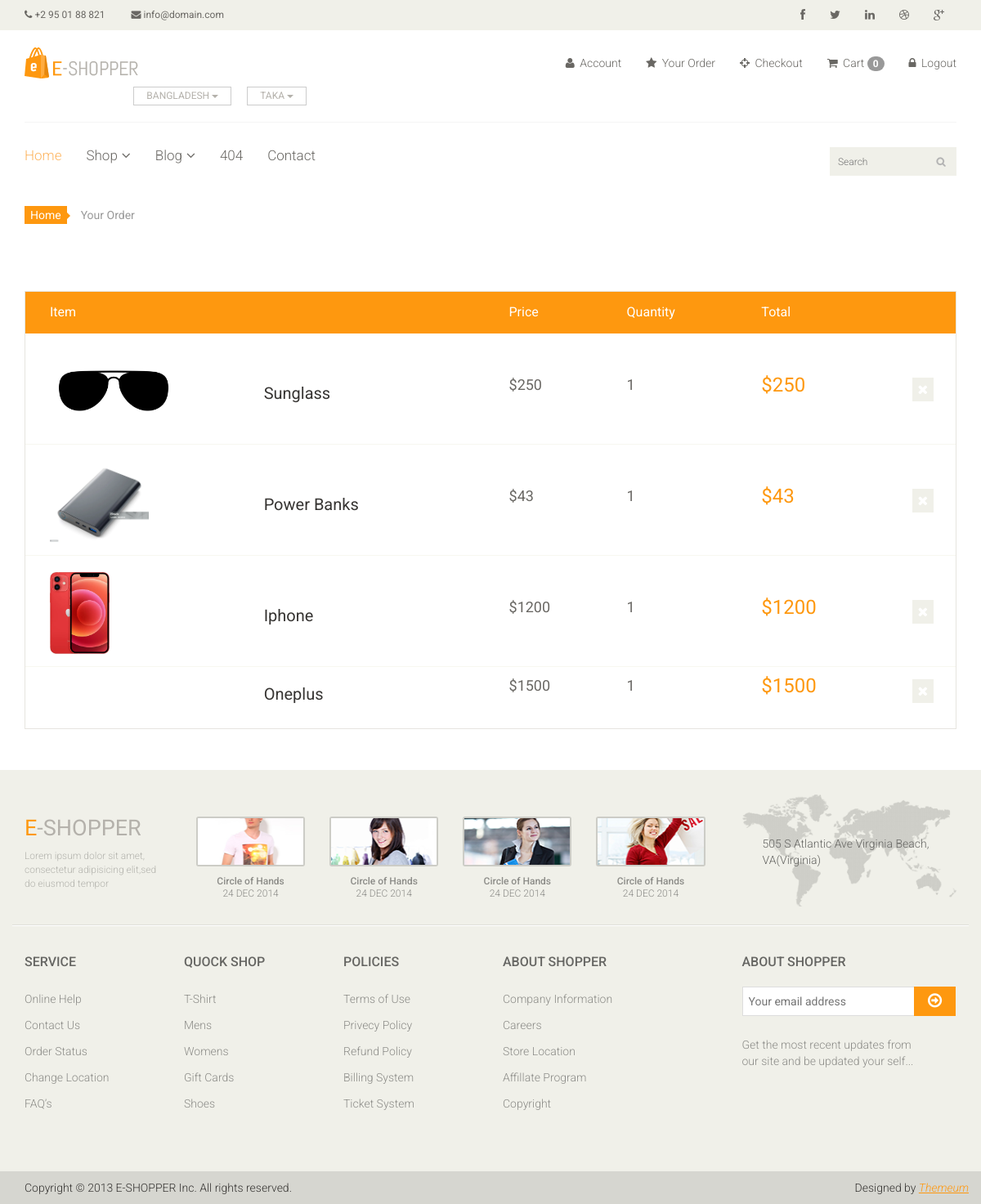
The app's page /order/ (signed in) with its own data.
### app/models.py (models this page shows, shortened)
class Order(models.Model):
    image=models.ImageField(upload_to='ecommerce/order/image')
    product=models.CharField(max_length=100,default='')
    user=models.ForeignKey(User, on_delete=models.CASCADE)
    price=models.IntegerField()
    quantity=models.CharField(max_length=5)
    total=models.CharField(max_length=100,default='')
    address=models.TextField()
    phone=models.CharField(max_length=15)
    pincode=models.CharField(max_length=15)
    date=models.DateField(default=datetime.datetime.today)

### E_shop/views.py (the view)
# urls.py: path('order/',views.Your_Order, name='order'),
def Your_Order(request):
    uid=request.session.get('_auth_user_id')
    user=User.objects.get(pk=uid)
    order=Order.objects.filter(user=user)
    context={
        'order':order
    }
    return render(request,'order.html',context)

### templates/order.html
{% extends "master.html" %}
{% block body %}
<section id="cart_items">
    <div class="container">
        <div class="breadcrumbs">
            <ol class="breadcrumb">
              <li><a href="#">Home</a></li>
              <li class="active">Your Order</li>
            </ol>
        </div>
        <div class="table-responsive cart_info">
            <table class="table table-condensed">
                <thead>
                    <tr class="cart_menu">
                        <td class="image">Item</td>
                        <td class="description"></td>
                        <td class="price">Price</td>
                        <td class="quantity">Quantity</td>
                        <td class="total">Total</td>
                        <td></td>
                    </tr>
                </thead>
                <tbody>
                    {% for i in order %}
                    <tr>
                        <td class="cart_product">
                            <a href=""><img src="{{i.image}}" height="100px" alt=""></a>
                        </td>
                        <td class="cart_description">
                            <h4><a href="">{{i.product}}</a></h4>
                        </td>
                        <td class="cart_price">
                            <p>${{i.price}}</p>
                        </td>
                        <td class="cart_price">
                            <div class="cart_quantity_button">
                            <p>{{i.quantity}}</p>
                            </div>
                        </td>
                        <td class="cart_total">
                            <p class="cart_total_price">${{i.total}}</p>
                        </td>
                        <td class="cart_delete">
                            <a class="cart_quantity_delete" href=""><i class="fa fa-times"></i></a>
                        </td>
                    </tr>
                    {% endfor %}
                </tbody>
            </table>
        </div>
    </div>
</section>
{% endblock  %}

### templates/master.html (shortened to what this page needs)
<!DOCTYPE html>
<html lang="en">
<head>
    {% load static %}
    <link href="/static/css/bootstrap.min.css" rel="stylesheet">
    <link href="/static/css/font-awesome.min.css" rel="stylesheet">
    <link href="/static/css/prettyPhoto.css" rel="stylesheet">
    <link href="/static/css/price-range.css" rel="stylesheet">
    <link href="/static/css/animate.css" rel="stylesheet">
	<link href="/static/css/main.css" rel="stylesheet">
	<link href="/static/css/responsive.css" rel="stylesheet">
</head>
<body>
    <header id="header">
		<div class="header_top">
			<div class="container">
				<div class="row">
					<div class="col-sm-6">
						<div class="contactinfo">
							<ul class="nav nav-pills">
								<li><a href="#"><i class="fa fa-phone"></i> +2 95 01 88 821</a></li>
								<li><a href="#"><i class="fa fa-envelope"></i> info@domain.com</a></li>
							</ul>
						</div>
					</div>
					<div class="col-sm-6">
						<div class="social-icons pull-right">
							<ul class="nav navbar-nav">
								<li><a href="#"><i class="fa fa-facebook"></i></a></li>
								<li><a href="#"><i class="fa fa-twitter"></i></a></li>
								<li><a href="#"><i class="fa fa-linkedin"></i></a></li>
								<li><a href="#"><i class="fa fa-dribbble"></i></a></li>
								<li><a href="#"><i class="fa fa-google-plus"></i></a></li>
							</ul>
						</div>
					</div>
				</div>
			</div>
		</div>
		<div class="header-middle">
			<div class="container">
				<div class="row">
					<div class="col-sm-4">
						<div class="logo pull-left">
							<a href="index.html"><img src="/static/images/home/logo.png" alt="" /></a>
						</div>
						<div class="btn-group pull-right">
							<div class="btn-group">
								<button type="button" class="btn btn-default dropdown-toggle usa" data-toggle="dropdown">
									BANGLADESH
									<span class="caret"></span>
								</button>
							</div>
							<div class="btn-group">
								<button type="button" class="btn btn-default dropdown-toggle usa" data-toggle="dropdown">
									TAKA
									<span class="caret"></span>
								</button>
							</div>
						</div>
					</div>
					<div class="col-sm-8">
						<div class="shop-menu pull-right">
							<ul class="nav navbar-nav">
								<li><a href="#"><i class="fa fa-user"></i> Account</a></li>
								<li><a href="{% url 'order' %}"><i class="fa fa-star"></i> Your Order</a></li>
								<li><a href="/checkout/"><i class="fa fa-crosshairs"></i> Checkout</a></li>
								<li><a href="cart/cart-detail/"><i class="fa fa-shopping-cart"></i> Cart  <span class="badge bg-secondary">{{request.session.cart|length}}</span></a></li>
                                {% if user.is_authenticated %}
								<li><a href="{% url 'logout' %}"><i class="fa fa-lock"></i> Logout</a></li>
                                {% else %}
                                <li><a href="{% url 'loginPage' %}"><i class="fa fa-lock"></i> Login</a></li>
                                {% endif %}
							</ul>
						</div>
					</div>
				</div>
			</div>
		</div>
		<div class="header-bottom">
			<div class="container">
				<div class="row">
					<div class="col-sm-9">
						<div class="mainmenu pull-left">
							<ul class="nav navbar-nav collapse navbar-collapse">
								<li><a href="{% url 'index' %}" class="active">Home</a></li>
								<li class="dropdown"><a href="#">Shop<i class="fa fa-angle-down"></i></a>
                                </li>
								<li class="dropdown"><a href="#">Blog<i class="fa fa-angle-down"></i></a>
                                </li>
								<li><a href="/404/">404</a></li>
								<li><a href="{% url 'contact_page' %}">Contact</a></li>
							</ul>
						</div>
					</div>
					<div class="col-sm-3">
						<form method='get' action='/search/'>
							<div class="search_box pull-right">
								<input name='query' type="text"  placeholder="Search"/>
							</div>
						</form>
					</div>
				</div>
			</div>
		</div>
	</header>
{% block body %}
{% endblock  %}
    <footer id="footer">
		<div class="footer-top">
			<div class="container">
				<div class="row">
					<div class="col-sm-2">
						<div class="companyinfo">
							<h2><span>e</span>-shopper</h2>
							<p>Lorem ipsum dolor sit amet, consectetur adipisicing elit,sed do eiusmod tempor</p>
						</div>
					</div>
					<div class="col-sm-7">
						<div class="col-sm-3">
							<div class="video-gallery text-center">
								<a href="#">
									<div class="iframe-img">
										<img src="images/home/iframe1.png" alt="" />
									</div>
								</a>
								<p>Circle of Hands</p>
								<h2>24 DEC 2014</h2>
							</div>
						</div>
						<div class="col-sm-3">
							<div class="video-gallery text-center">
								<a href="#">
									<div class="iframe-img">
										<img src="images/home/iframe2.png" alt="" />
									</div>
								</a>
								<p>Circle of Hands</p>
								<h2>24 DEC 2014</h2>
							</div>
						</div>
						<div class="col-sm-3">
							<div class="video-gallery text-center">
								<a href="#">
									<div class="iframe-img">
										<img src="images/home/iframe3.png" alt="" />
									</div>
								</a>
								<p>Circle of Hands</p>
								<h2>24 DEC 2014</h2>
							</div>
						</div>
						<div class="col-sm-3">
							<div class="video-gallery text-center">
								<a href="#">
									<div class="iframe-img">
										<img src="images/home/iframe4.png" alt="" />
									</div>
								</a>
								<p>Circle of Hands</p>
								<h2>24 DEC 2014</h2>
							</div>
						</div>
					</div>
					<div class="col-sm-3">
						<div class="address">
							<img src="images/home/map.png" alt="" />
							<p>505 S Atlantic Ave Virginia Beach, VA(Virginia)</p>
						</div>
					</div>
				</div>
			</div>
		</div>
		<div class="footer-widget">
			<div class="container">
				<div class="row">
					<div class="col-sm-2">
						<div class="single-widget">
							<h2>Service</h2>
							<ul class="nav nav-pills nav-stacked">
								<li><a href="#">Online Help</a></li>
								<li><a href="#">Contact Us</a></li>
								<li><a href="#">Order Status</a></li>
								<li><a href="#">Change Location</a></li>
								<li><a href="#">FAQ’s</a></li>
							</ul>
						</div>
					</div>
					<div class="col-sm-2">
						<div class="single-widget">
							<h2>Quock Shop</h2>
							<ul class="nav nav-pills nav-stacked">
								<li><a href="#">T-Shirt</a></li>
								<li><a href="#">Mens</a></li>
								<li><a href="#">Womens</a></li>
								<li><a href="#">Gift Cards</a></li>
								<li><a href="#">Shoes</a></li>
							</ul>
						</div>
					</div>
					<div class="col-sm-2">
						<div class="single-widget">
							<h2>Policies</h2>
							<ul class="nav nav-pills nav-stacked">
								<li><a href="#">Terms of Use</a></li>
								<li><a href="#">Privecy Policy</a></li>
								<li><a href="#">Refund Policy</a></li>
								<li><a href="#">Billing System</a></li>
								<li><a href="#">Ticket System</a></li>
							</ul>
						</div>
					</div>
					<div class="col-sm-2">
						<div class="single-widget">
							<h2>About Shopper</h2>
							<ul class="nav nav-pills nav-stacked">
								<li><a href="#">Company Information</a></li>
								<li><a href="#">Careers</a></li>
								<li><a href="#">Store Location</a></li>
								<li><a href="#">Affillate Program</a></li>
								<li><a href="#">Copyright</a></li>
							</ul>
						</div>
					</div>
					<div class="col-sm-3 col-sm-offset-1">
						<div class="single-widget">
							<h2>About Shopper</h2>
							<form action="#" class="searchform">
								<input type="text" placeholder="Your email address" />
								<button type="submit" class="btn btn-default"><i class="fa fa-arrow-circle-o-right"></i></button>
								<p>Get the most recent updates from <br />our site and be updated your self...</p>
							</form>
						</div>
					</div>
				</div>
			</div>
		</div>
		<div class="footer-bottom">
			<div class="container">
				<div class="row">
					<p class="pull-left">Copyright © 2013 E-SHOPPER Inc. All rights reserved.</p>
					<p class="pull-right">Designed by <span><a target="_blank" href="http://www.themeum.com">Themeum</a></span></p>
				</div>
			</div>
		</div>
	</footer>
</body>
</html>

### records on screen
Order: image (picture), product "Sunglass", price "250", quantity "1", total "250"
Order: image (picture), product "Power Banks", price "43", quantity "1", total "43"
Order: image (picture), product "Iphone", price "1200", quantity "1", total "1200"
Order: product "Oneplus", price "1500", quantity "1", total "1500"

### other values on screen
{{ request.session.cart|length }} "0"
